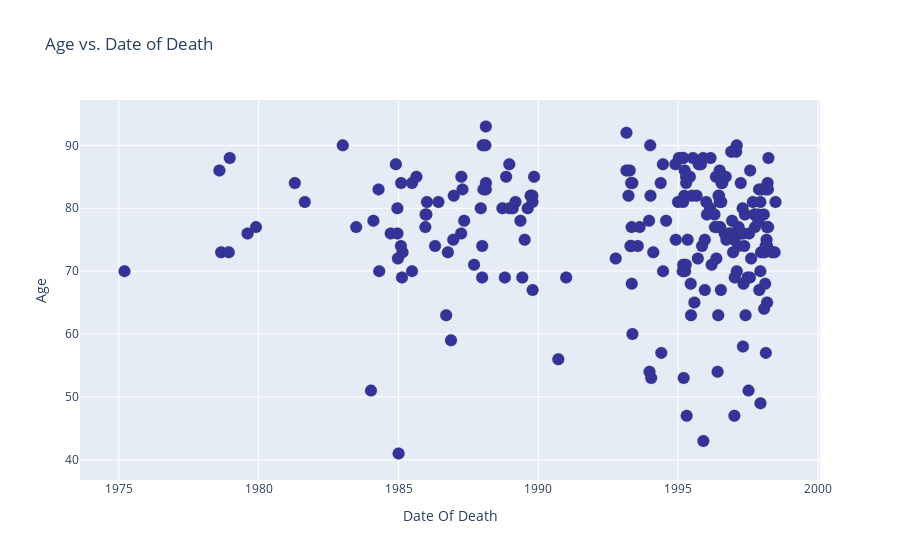

Notebook code cell kept with this figure:
### Markdown cell above
#### Scatter Plot:

### Code cell
## Scatter Plot: Age vs. DateOfDeath

##data:

data= [go.Scatter(x= shipman_victims['DateofDeath'],
                  y= shipman_victims['Age'], 
                  mode='markers', 
                  marker=dict(size=12,
                              color='rgb(51,51,153)',
                              line={'width':.2}
                             )
                 )
      ]

##layout:

layout= go.Layout(title = 'Age vs. Date of Death', # Graph title
                  xaxis = dict(title = 'Date Of Death'), # x-axis label
                  yaxis = dict(title = 'Age'), # y-axis label
                  hovermode ='closest' # handles multiple points landing on the same vertical
)

## figure:

fig= go.Figure(data=data, layout=layout)
fig.show()
pyo.plot(fig, filename='ScatterPlot.html')

### Figure 1 — Plotly figure (JSON) as saved in the notebook; plotly's stock layout.template omitted (floating-point values rounded to 4 significant figures; data arrays with more than 128 entries replaced by an {"elided": "..."} marker saying what was removed)
{"data": [{"marker": {"color": "rgb(51,51,153)", "line": {"width": 0.2}, "size": 12}, "mode": "markers", "type": "scatter", "x": {"elided": "215 str values"}, "y": {"elided": "215 int values"}}], "layout": {"hovermode": "closest", "title": {"text": "Age vs. Date of Death"}, "xaxis": {"title": {"text": "Date Of Death"}}, "yaxis": {"title": {"text": "Age"}}}}
